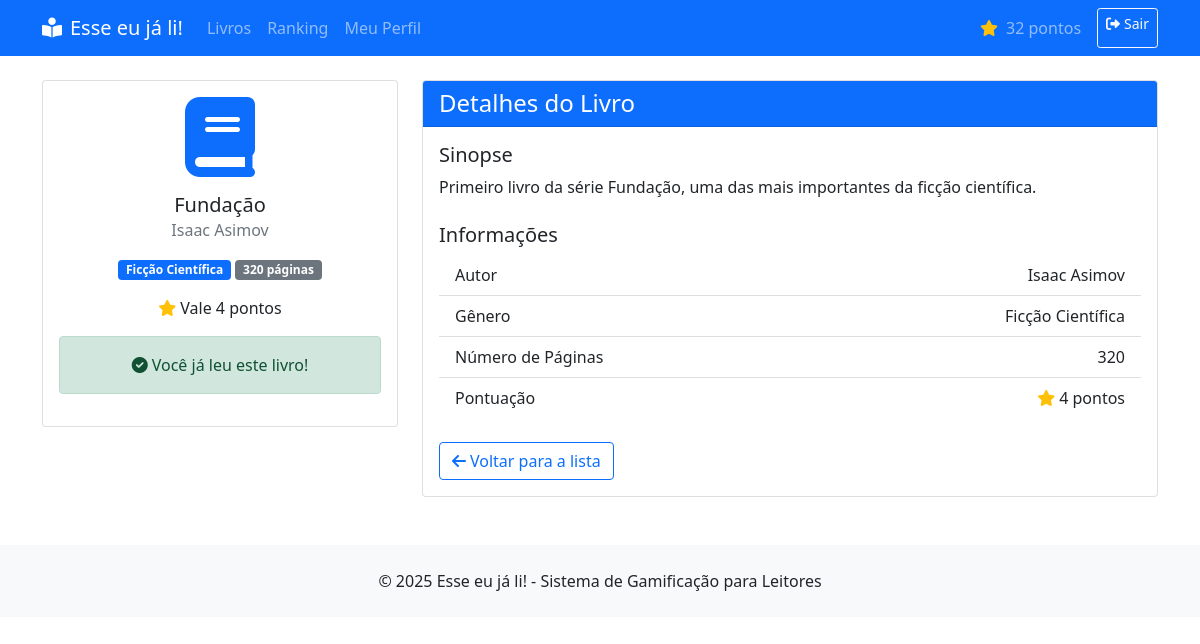
The app's page /book/1 (signed in) with its own data.
### app/models/models.py (models this page shows, shortened)
class User(db.Model, UserMixin):
    __tablename__ = 'users'
    id = db.Column(db.Integer, primary_key=True)
    username = db.Column(db.String(80), unique=True, nullable=False)
    email = db.Column(db.String(120), unique=True, nullable=False)
    password_hash = db.Column(db.String(128))
    points = db.Column(db.Integer, default=0)
    created_at = db.Column(db.DateTime, default=datetime.utcnow)
    book_readings = db.relationship('BookReading', backref='user', lazy=True)
    trophies = db.relationship('UserTrophy', backref='user', lazy=True)

class Book(db.Model):
    __tablename__ = 'books'
    id = db.Column(db.Integer, primary_key=True)
    title = db.Column(db.String(200), nullable=False)
    author = db.Column(db.String(100), nullable=False)
    pages = db.Column(db.Integer, nullable=False)
    genre = db.Column(db.String(50), nullable=False)
    description = db.Column(db.Text)
    cover_image = db.Column(db.String(200))
    readings = db.relationship('BookReading', backref='book', lazy=True)
    def calculate_points(self):
        return 1 + (self.pages // 100)

### app/app.py (the view)
    @app.route('/book/<int:book_id>')
    @login_required
    def book(book_id):
        book = Book.query.get_or_404(book_id)
        already_read = BookReading.query.filter_by(user_id=current_user.id, book_id=book_id).first() is not None
        return render_template('book.html', book=book, already_read=already_read)

### app/templates/book.html (shortened to what this page needs)
{% extends "base.html" %}
{% block content %}
<div class="row">
    <div class="col-md-4 mb-4">
        <div class="card">
            <div class="card-body text-center">
                <i class="fas fa-book fa-5x text-primary mb-3"></i>
                <h5 class="card-title">{{ book.title }}</h5>
                <h6 class="card-subtitle mb-2 text-muted">{{ book.author }}</h6>
                <div class="my-3">
                    <span class="badge bg-primary">{{ book.genre }}</span>
                    <span class="badge bg-secondary">{{ book.pages }} páginas</span>
                </div>
                <p class="card-text">
                    <i class="fas fa-star text-warning me-1"></i>Vale {{ book.calculate_points() }} pontos
                </p>
                {% if already_read %}
                <div class="alert alert-success">
                    <i class="fas fa-check-circle me-1"></i>Você já leu este livro!
                </div>
                {% else %}
                <form action="{{ url_for('mark_as_read', book_id=book.id) }}" method="post">
                    <button type="submit" class="btn btn-success btn-lg">
                        <i class="fas fa-check me-1"></i>Marcar como lido
                    </button>
                </form>
                {% endif %}
            </div>
        </div>
    </div>
    <div class="col-md-8">
        <div class="card">
            <div class="card-header bg-primary text-white">
                <h4 class="mb-0">Detalhes do Livro</h4>
            </div>
            <div class="card-body">
                <h5>Sinopse</h5>
                <p>{{ book.description }}</p>
                <h5 class="mt-4">Informações</h5>
                <ul class="list-group list-group-flush">
                    <li class="list-group-item d-flex justify-content-between align-items-center">
                        Autor
                        <span>{{ book.author }}</span>
                    </li>
                    <li class="list-group-item d-flex justify-content-between align-items-center">
                        Gênero
                        <span>{{ book.genre }}</span>
                    </li>
                    <li class="list-group-item d-flex justify-content-between align-items-center">
                        Número de Páginas
                        <span>{{ book.pages }}</span>
                    </li>
                    <li class="list-group-item d-flex justify-content-between align-items-center">
                        Pontuação
                        <span><i class="fas fa-star text-warning me-1"></i>{{ book.calculate_points() }} pontos</span>
                    </li>
                </ul>
                <div class="mt-4">
                    <a href="{{ url_for('books') }}" class="btn btn-outline-primary">
                        <i class="fas fa-arrow-left me-1"></i>Voltar para a lista
                    </a>
                </div>
            </div>
        </div>
    </div>
</div>
{% endblock %}

### app/templates/base.html (shortened to what this page needs)
<!DOCTYPE html>
<html lang="pt-br">
<head>
    <link href="https://cdn.jsdelivr.net/npm/bootstrap@5.1.3/dist/css/bootstrap.min.css" rel="stylesheet">
    <link rel="stylesheet" href="https://cdnjs.cloudflare.com/ajax/libs/font-awesome/6.0.0-beta3/css/all.min.css">
</head>
<body>
    <nav class="navbar navbar-expand-lg navbar-dark bg-primary">
        <div class="container">
            <a class="navbar-brand" href="{{ url_for('books') }}">
                <i class="fas fa-book-reader me-2"></i>Esse eu já li!
            </a>
            <div class="collapse navbar-collapse" id="navbarNav">
                {% if current_user.is_authenticated %}
                <ul class="navbar-nav me-auto">
                    <li class="nav-item">
                        <a class="nav-link" href="{{ url_for('books') }}">Livros</a>
                    </li>
                    <li class="nav-item">
                        <a class="nav-link" href="{{ url_for('ranking') }}">Ranking</a>
                    </li>
                    <li class="nav-item">
                        <a class="nav-link" href="{{ url_for('profile') }}">Meu Perfil</a>
                    </li>
                </ul>
                <div class="d-flex">
                    <span class="navbar-text me-3">
                        <i class="fas fa-star text-warning me-1"></i>
                        {{ current_user.points }} pontos
                    </span>
                    <a href="{{ url_for('logout') }}" class="btn btn-outline-light btn-sm">
                        <i class="fas fa-sign-out-alt me-1"></i>Sair
                    </a>
                </div>
                {% endif %}
            </div>
        </div>
    </nav>
    <div class="container my-4">
        {% block content %}{% endblock %}
    </div>
    <footer class="bg-light py-4 mt-5">
        <div class="container text-center">
            <p class="mb-0">&copy; 2025 Esse eu já li! - Sistema de Gamificação para Leitores</p>
        </div>
    </footer>
</body>
</html>

### records on screen
User: points "32"
Book: title "Fundação", author "Isaac Asimov", genre "Ficção Científica", pages "320", calculate_points "4", description "Primeiro livro da série Fundação, uma das mais importantes da ficção científica."
